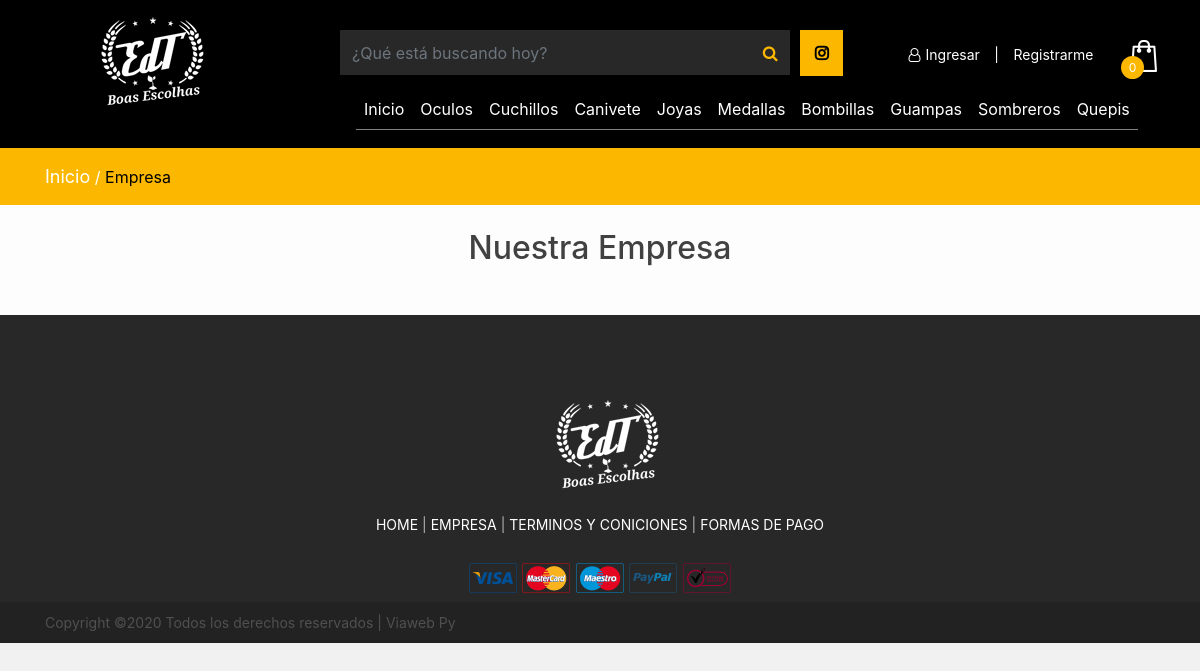
The app's page /empresa.php, older data.
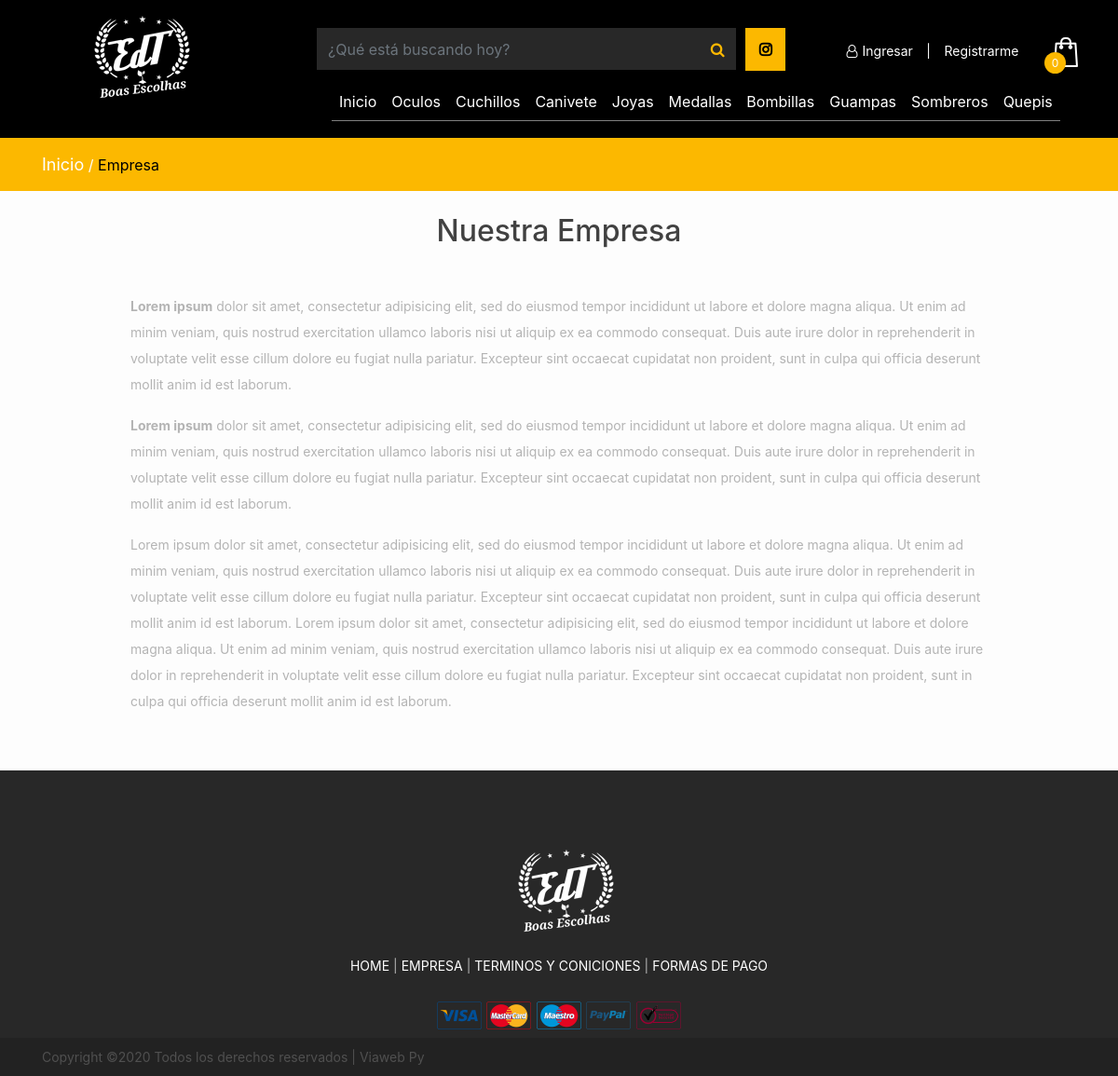
The same page, newer data.
### tables this page shows
CREATE TABLE IF NOT EXISTS `cms` (
  `id` int(11) NOT NULL AUTO_INCREMENT,
  `pagina` varchar(80) NOT NULL,
  `contenido` text NOT NULL,
  PRIMARY KEY (`id`)
);

### includes/funciones.php (called while the page is built, shortened)
<?php
	function getInfo ($pag) {
		$connection = conn();
		$sql = "SELECT cms.* FROM cms WHERE pagina = '$pag'";
		$query = $connection->prepare($sql);
		$query->execute();
		if ($query->rowCount() > 0) {
			$result= $query->fetch();
		} else {
			$result = null;
		}
		return $result;
	}
            	?>

### empresa.php (the view, shortened to what this page needs)
<!DOCTYPE html>
<html lang="zxx">
<?php
	include("includes/head.php");
	include("includes/funciones.php");
    $info_empresa = getInfo("empresa.php");
?>
<body>
	<?php include("includes/header.php"); ?>
	<div class="page-info-section page-info">
		<div class="container">
			<div class="site-breadcrumb">
				<a href="index.php">Inicio</a> /
				<span>Empresa</span>
			</div>
		</div>
	</div>
	<div class="page-area product-page spad">
		<div class="container">
            <div class="box-title">
                <br>
                <h3 class="h2 text-center">Nuestra Empresa</h3>
                <br>
            </div>
            <div class="row">
                <div class="col-md-1"></div>
                <div class="col-md-10">
                    <p><?php echo $info_empresa['contenido'];?></p>
                </div>
                <div class="col-md-1"></div>
            </div>
		</div>
	</div>
	<?php include("includes/footer.php");?>
</html>

Row changes from the older to the newer data that the page shows:
added cms: contenido "Lorem ipsum dolor sit amet, consectetur adipisicing elit, sed do eiusmod tempor incididunt ut labore et dolore magna aliqua. Ut enim ad minim veniam, quis nostrud exercitation ullamco laboris nisi ut aliquip ex ea commodo consequat. Duis aute irure dolor in reprehenderit in voluptate velit esse cillum dolore eu fugiat nulla pariatur. Excepteur sint occaecat cupidatat non proident, sunt in culpa qui officia deserunt mollit anim id est laborum. Lorem ipsum dolor sit amet, consectetur adipisicing elit, sed do eiusmod tempor incididunt ut labore et dolore magna aliqua. Ut enim ad minim veniam, quis nostrud exercitation ullamco laboris nisi ut aliquip ex ea commodo consequat. Duis aute irure…"
